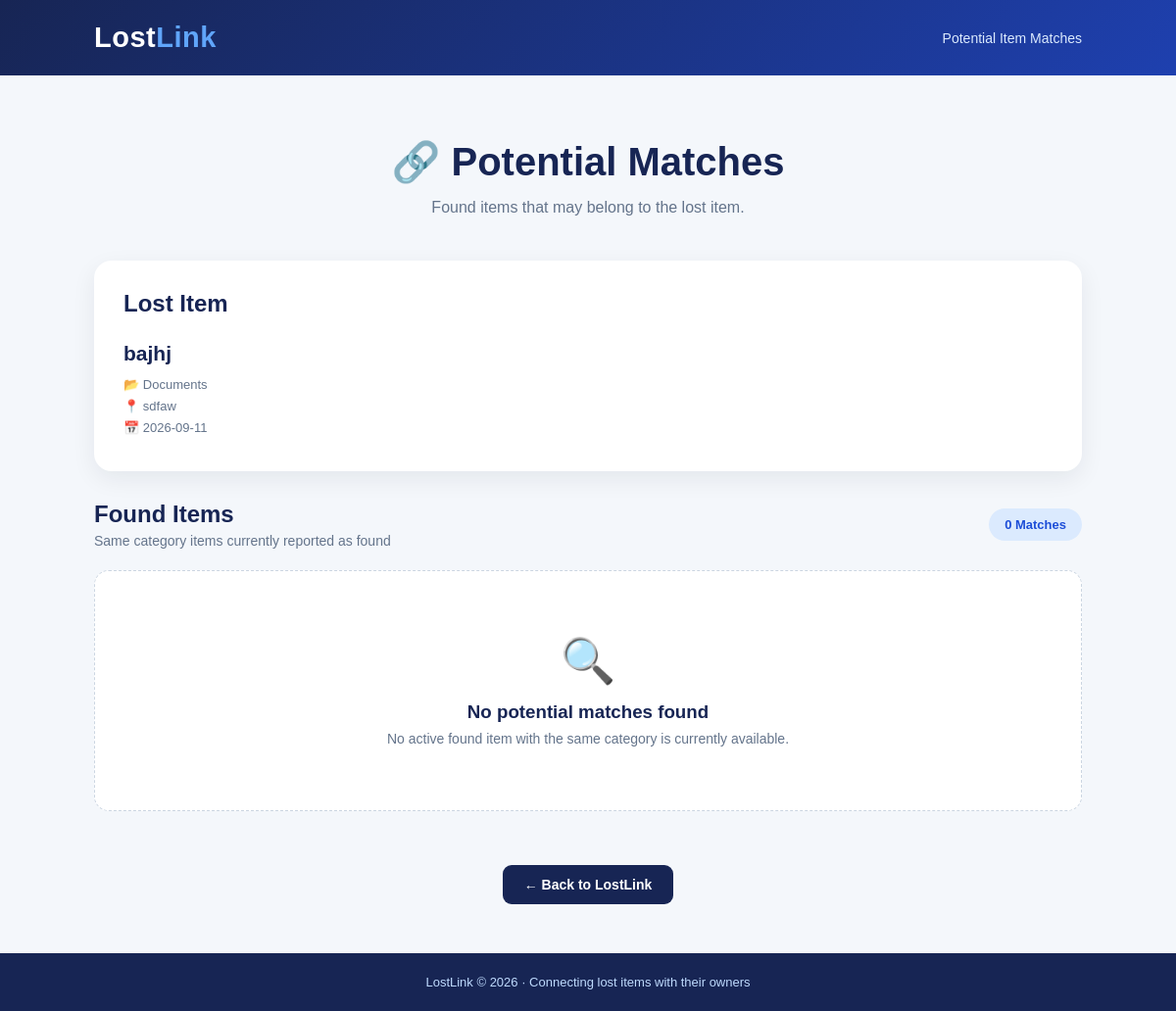
Page /matches/1 on the committed database.
### tables this page shows
CREATE TABLE items (
            id INTEGER PRIMARY KEY AUTOINCREMENT,
            item_name TEXT NOT NULL,
            category TEXT NOT NULL,
            description TEXT,
            location TEXT NOT NULL,
            report_type TEXT NOT NULL,
            date_reported TEXT NOT NULL,
            status TEXT DEFAULT 'Active'
        , image TEXT, contact TEXT);

### app.py (the view)
@app.route("/matches/<int:item_id>")
def find_matches(item_id):
    connection = get_db_connection()
    item = connection.execute("""
        SELECT *
        FROM items
        WHERE id = ?
    """, (item_id,)).fetchone()
    if not item:
        connection.close()
        return redirect(url_for("home"))
    matches = connection.execute("""
        SELECT *
        FROM items
        WHERE report_type = 'Found'
        AND category = ?
        AND status = 'Active'
        AND id != ?
        ORDER BY id DESC
    """, (
        item["category"],
        item["id"]
    )).fetchall()
    connection.close()
    return render_template(
        "matches.html",
        item=item,
        matches=matches
    )

### database.py (called while the page is built)
def get_db_connection():
    connection = sqlite3.connect(DATABASE)
    connection.row_factory = sqlite3.Row
    return connection

### templates/matches.html (shortened to what this page needs)
<!DOCTYPE html>
<html lang="en">
<head>
    <link rel="stylesheet"
          href="{{ url_for('static', filename='style.css') }}">
</head>
<body>
    <header>
        <div class="logo">
            Lost<span>Link</span>
        </div>
        <p>Potential Item Matches</p>
    </header>
    <main>
        <section class="hero">
            <h1>
                🔗 Potential Matches
            </h1>
            <p>
                Found items that may belong to the lost item.
            </p>
        </section>
        <section class="form-card">
            <h2>
                Lost Item
            </h2>
            <div class="match-original">
                <div>
                    <h3>
                        {{ item.item_name }}
                    </h3>
                    <p>
                        📂 {{ item.category }}
                    </p>
                    <p>
                        📍 {{ item.location }}
                    </p>
                    <p>
                        📅 {{ item.date_reported }}
                    </p>
                </div>
            </div>
        </section>
        <section class="items-section">
            <div class="section-header">
                <div>
                    <h2>
                        Found Items
                    </h2>
                    <p>
                        Same category items currently reported as found
                    </p>
                </div>
                <div class="total">
                    {{ matches|length }} Matches
                </div>
            </div>
            <div class="items-grid">
                {% if matches %}
                    {% for match in matches %}
                    <div class="item-card">
                        {% if match.image %}
                        <div class="item-image">
                            <img
                                src="{{ url_for(
                                    'static',
                                    filename='uploads/' + match.image
                                ) }}"
                                alt="{{ match.item_name }}"
                            >
                        </div>
                        {% else %}
                        <div class="no-image">
                            📦
                        </div>
                        {% endif %}
                        <div class="item-top">
                            <span class="badge found">
                                FOUND
                            </span>
                            <span class="status active">
                                Active
                            </span>
                        </div>
                        <h3>
                            {{ match.item_name }}
                        </h3>
                        <p class="description">
                            {{ match.description or
                            "No description provided." }}
                        </p>
                        <div class="details">
                            <div>
                                📂 {{ match.category }}
                            </div>
                            <div>
                                📍 {{ match.location }}
                            </div>
                            <div>
                                📅 {{ match.date_reported }}
                            </div>
                        </div>
                        <a
                            href="{{ url_for(
                                'mark_returned',
                                item_id=match.id
                            ) }}"
                            class="return-btn"
                        >
                            Mark as Returned
                        </a>
                    </div>
                    {% endfor %}
                {% else %}
                    <div class="empty">
                        <div class="empty-icon">
                            🔍
                        </div>
                        <h3>
                            No potential matches found
                        </h3>
                        <p>
                            No active found item with the same category
                            is currently available.
                        </p>
                    </div>
                {% endif %}
            </div>
        </section>
        <div class="back-container">
            <a
                href="/"
                class="back-btn"
            >
                ← Back to LostLink
            </a>
        </div>
    </main>
    <footer>
        <p>
            LostLink © 2026 ·
            Connecting lost items with their owners
        </p>
    </footer>
</body>
</html>

### static/style.css (style rules this page uses)
* { margin: 0; padding: 0; box-sizing: border-box; }
body { font-family: Arial, sans-serif; background: #f4f7fb; color: #1e293b; }
header { background: linear-gradient(135deg, #172554, #1e40af); color: white; padding: 22px 8%; display: flex; justify-content: space-between; align-items: center; }
.logo { font-size: 29px; font-weight: bold; letter-spacing: 0.5px; }
.logo span { color: #60a5fa; }
header p { color: #dbeafe; font-size: 14px; }
main { width: 84%; max-width: 1200px; margin: auto; }
.hero { text-align: center; padding: 65px 20px 45px; }
.hero h1 { font-size: 40px; color: #172554; margin-bottom: 14px; }
.hero p { color: #64748b; font-size: 16px; }
.form-card, .search-card { background: white; padding: 30px; border-radius: 18px; box-shadow: 0 8px 25px rgba(15, 23, 42, 0.07); margin-bottom: 30px; }
.form-card h2, .search-card h2 { color: #172554; margin-bottom: 25px; }
.items-section { margin-bottom: 55px; }
.section-header { display: flex; justify-content: space-between; align-items: center; margin-bottom: 22px; }
.section-header h2 { color: #172554; margin-bottom: 5px; }
.section-header p { color: #64748b; font-size: 14px; }
.total { background: #dbeafe; color: #1d4ed8; padding: 9px 16px; border-radius: 20px; font-size: 13px; font-weight: bold; }
.items-grid { display: grid; grid-template-columns: repeat(3, 1fr); gap: 20px; }
.empty { background: white; padding: 65px 20px; text-align: center; border-radius: 15px; grid-column: 1 / -1; border: 1px dashed #cbd5e1; }
.empty-icon { font-size: 45px; margin-bottom: 15px; }
.empty h3 { color: #172554; margin-bottom: 8px; }
.empty p { color: #64748b; font-size: 14px; }
footer { background: #172554; color: #bfdbfe; text-align: center; padding: 22px; font-size: 13px; margin-top: 40px; }
.match-original { display: flex; align-items: center; gap: 22px; }
.match-original h3 { color: #172554; font-size: 21px; margin-bottom: 12px; }
.match-original p { color: #64748b; font-size: 13px; margin-bottom: 7px; }
.back-container { text-align: center; margin-bottom: 50px; }
.back-btn { display: inline-block; text-decoration: none; background: #172554; color: white; padding: 12px 22px; border-radius: 9px; font-size: 14px; font-weight: bold; }

### rows in the picture
items: item_name "bajhj", category "Documents", location "sdfaw", date_reported "2026-09-11"

### other values in the picture
{{ matches|length }} "0"
